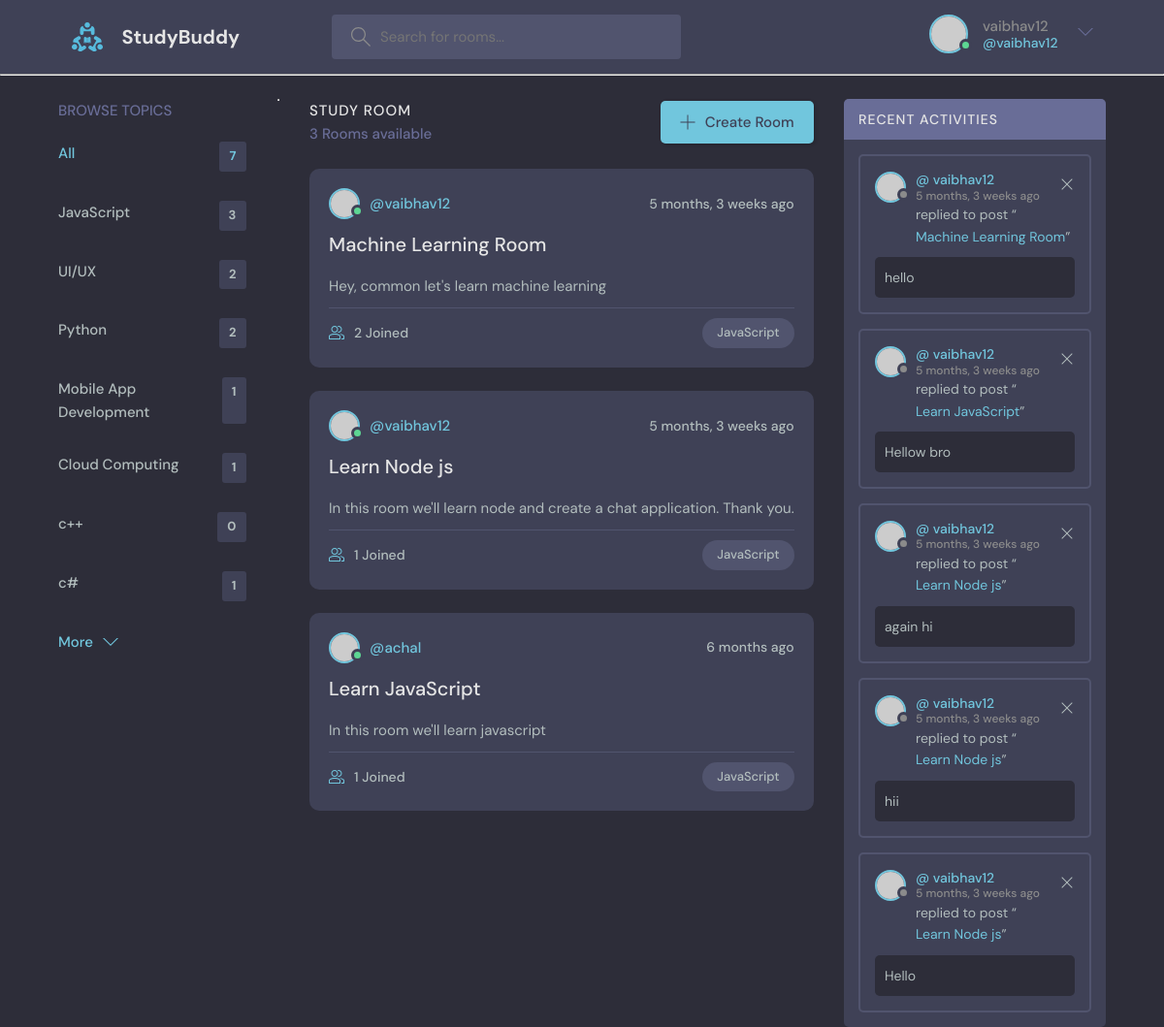
The page /?q=JavaScript (signed in) on the database its author committed.
### base/models.py (models this page shows, shortened)
class Topic(models.Model):
    name = models.CharField(max_length=150)

class Room(models.Model):
    host = models.ForeignKey(User, on_delete=models.SET_NULL, null=True)
    topic = models.ForeignKey(Topic, on_delete=models.SET_NULL, null=True)
    participants = models.ManyToManyField(User, related_name='participants')
    name = models.CharField(max_length=200)
    description = models.TextField(blank=True, null=True)
    updated = models.DateTimeField(auto_now=True)
    created = models.DateTimeField(auto_now_add=True)
    class Meta:
        ordering = ['-updated', '-created']

class Message(models.Model):
    user = models.ForeignKey(User, on_delete=models.CASCADE)
    room = models.ForeignKey(Room, on_delete=models.CASCADE)
    body = models.TextField()
    updated = models.DateTimeField(auto_now=True)
    created = models.DateTimeField(auto_now_add=True)
    class Meta:
        ordering = ['-updated', '-created']

### base/views.py (the view)
# urls.py: path("", home, name="home" ),
def home(request):
    q = request.GET.get('q') if request.GET.get('q') else ''
    rooms = Room.objects.filter(
        Q(topic__name__icontains=q) |
        Q(name__icontains=q) |
        Q(description__icontains=q)
        )
    rooms_count = rooms.count()
    topics = Topic.objects.all()
    room_messages = Message.objects.filter(Q(room__topic__name__icontains=q))
    context = { 'rooms': rooms, 'topics': topics, 'rooms_count': rooms_count, 'room_messages': room_messages}
    return render(request, 'base/home.html', context)

### base/templates/base/home.html (shortened to what this page needs)
{% extends 'base/base.html' %}
{% block content %}
<main class="layout layout--3">
  <div class="container">
    {% include 'base/components/topics_component.html' %}
    <div class="roomList">
      <div class="roomList__header">
        <div>
          <h2>Study Room</h2>
          <p>{{rooms_count}} Rooms available</p>
        </div>
        <a class="btn btn--main" href="{% url 'create-room' %}">
          <svg version="1.1" xmlns="http://www.w3.org/2000/svg" width="32" height="32" viewBox="0 0 32 32">
            <title>add</title>
            <path
              d="M16.943 0.943h-1.885v14.115h-14.115v1.885h14.115v14.115h1.885v-14.115h14.115v-1.885h-14.115v-14.115z"
            ></path>
          </svg>
          Create Room
        </a>
      </div>
      {% include 'base/components/feed_component.html' %}
    </div>
    <div class="activities">
      <div class="activities__header">
        <h2>Recent Activities</h2>
      </div>
      {% include 'base/components/activity_component.html' %}
    </div>
  </div>
</main>
{% endblock content %}

### base/templates/base/navbar.html (shortened to what this page needs)
{% load static %}
<header class="header header--loggedIn">
    <div class="container">
      <a href="{% url 'home' %}" class="header__logo">
        <img src="{% static 'images/logo.svg' %}" />
        <h1>StudyBuddy</h1>
      </a>
      <form method="GET" action="{% url 'home' %}" class="header__search">
        <label>
          <input type="text", name="q" placeholder="Search for rooms..." />
        </label>
      </form>
      <nav class="header__menu">
          {% if request.user.is_authenticated %}
          <div class="header__user">
              <a href="{% url 'profile' request.user.id %}">
                  <div class="avatar avatar--medium active">
                      <img src="https://randomuser.me/api/portraits/men/37.jpg" />
                    </div>
                    <p>{{request.user.username}} <span>@{{request.user.username}}</span></p>
                </a>
                <button class="dropdown-button">
                    <svg version="1.1" xmlns="http://www.w3.org/2000/svg" width="32" height="32" viewBox="0 0 32 32">
                        <title>chevron-down</title>
                        <path d="M16 21l-13-13h-3l16 16 16-16h-3l-13 13z"></path>
                    </svg>
                </button>
            </div>
            {% else %}
            <a href="{% url 'login' %}">
                <img src="{% static 'images/avatar.svg' %}" />
                <p>Login</p>
            </a>
            {% endif %}
      </nav>
    </div>
  </header>
<hr>

### base/templates/base/components/topics_component.html
<div class="topics">
    <div class="topics__header">
      <h2>Browse Topics</h2>
    </div>
    <ul class="topics__list">
      <li>
          <a href="{% url 'home' %}" class="active">All <span>{{topics.count}} </span></a>
        </li>
        {% for topic in topics %}
        <li>
            <a href="{% url 'home' %}?q={{topic.name}}">{{topic.name}} <span>{{topic.room_set.all.count}} </span></a>
        </li>
        {% endfor %}
    </ul>
    <a class="btn btn--link" href="topics.html">
      More
      <svg version="1.1" xmlns="http://www.w3.org/2000/svg" width="32" height="32" viewBox="0 0 32 32">
        <title>chevron-down</title>
        <path d="M16 21l-13-13h-3l16 16 16-16h-3l-13 13z"></path>
      </svg>
    </a>
  </div>
<hr>

### base/templates/base/components/feed_component.html (shortened to what this page needs)
{% for room in rooms %}
<div class="roomListRoom">
    <div class="roomListRoom__header">
      <a href="{% url 'profile' room.host.id %}" class="roomListRoom__author">
        <div class="avatar avatar--small active">
          <img src="https://randomuser.me/api/portraits/men/11.jpg" />
        </div>
        <span>@{{room.host.username}}</span>
      </a>
      <div class="roomListRoom__actions">
        <span>{{room.created|timesince}} ago</span>
      </div>
    </div>
    <div class="roomListRoom__content">
      <a href="{% url 'room' room.id %}">{{room.name}}</a>
      <p>
        {{room.description}}
      </p>
    </div>
    <div class="roomListRoom__meta">
      <a class="roomListRoom__joined">
        {{room.participants.all.count}} Joined
      </a>
      <p class="roomListRoom__topic">{{room.topic.name}}</p>
    </div>
</div>
{% endfor %}

### base/templates/base/components/activity_component.html
{% for message in room_messages %}
<div class="activities__box">
    <div class="activities__boxHeader roomListRoom__header">
      <a href="{% url 'profile' message.user.id %}" class="roomListRoom__author">
        <div class="avatar avatar--small">
          <img src="https://randomuser.me/api/portraits/women/11.jpg" />
        </div>
        <p>
          @ {{message.user}}
          <span>{{message.created|timesince}} ago</span>
        </p>
      </a>
      {% if request.user == message.user %}
      <div class="roomListRoom__actions">
        <a href="{% url 'delete-message' message.id %}">
          <svg version="1.1" xmlns="http://www.w3.org/2000/svg" width="32" height="32" viewBox="0 0 32 32">
            <title>remove</title>
            <path
              d="M27.314 6.019l-1.333-1.333-9.98 9.981-9.981-9.981-1.333 1.333 9.981 9.981-9.981 9.98 1.333 1.333 9.981-9.98 9.98 9.98 1.333-1.333-9.98-9.98 9.98-9.981z"
            ></path>
          </svg>
        </a>
      </div>
      {% endif %}
    </div>
    <div class="activities__boxContent">
      <p>replied to post “<a href="{% url 'room' message.room.id %}">{{message.room.name}} </a>”</p>
      <div class="activities__boxRoomContent">
        {{message.body}}
      </div>
    </div>
</div>
{% endfor %}

### rows shown on the page
Topic: name "JavaScript", room_set.all.count "3"
Topic: name "UI/UX", room_set.all.count "2"
Topic: name "Python", room_set.all.count "2"
Topic: name "Mobile App Development", room_set.all.count "1"
Topic: name "Cloud Computing", room_set.all.count "1"
Topic: name "c++", room_set.all.count "0"
Topic: name "c#", room_set.all.count "1"
Room: host.username "vaibhav12", created "5 months, 3 weeks", name "Machine Learning Room", description "Hey, common let's learn machine learning", participants.all.count "2", topic.name "JavaScript"
Room: host.username "vaibhav12", created "5 months, 3 weeks", name "Learn Node js", description "In this room we'll learn node and create a chat application. Thank you.", participants.all.count "1", topic.name "JavaScript"
Room: host.username "achal", created "6 months", name "Learn JavaScript", description "In this room we'll learn javascript", participants.all.count "1", topic.name "JavaScript"
Message: user "vaibhav12", created "5 months, 3 weeks", room.name "Machine Learning Room", body "hello"
Message: user "vaibhav12", created "5 months, 3 weeks", room.name "Learn JavaScript", body "Hellow bro"
Message: user "vaibhav12", created "5 months, 3 weeks", room.name "Learn Node js", body "again hi"
Message: user "vaibhav12", created "5 months, 3 weeks", room.name "Learn Node js", body "hii"
Message: user "vaibhav12", created "5 months, 3 weeks", room.name "Learn Node js", body "Hello"

### other values the page prints
{{ request.user.username }} "vaibhav12"
{{ topics.count }} "7"
{{ rooms_count }} "3"
